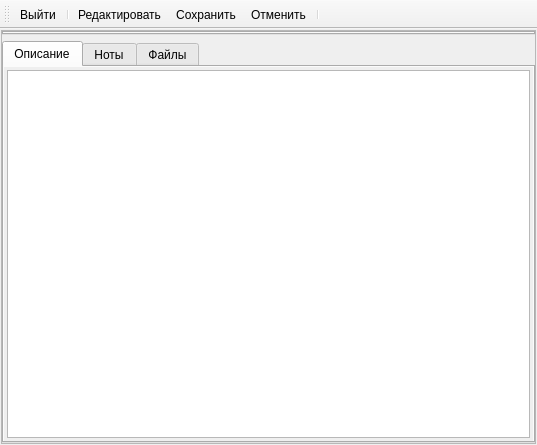
<?xml version="1.0" encoding="UTF-8"?>
<ui version="4.0">
 <class>ScrWidgForm</class>
 <widget class="QMainWindow" name="ScrWidgForm">
  <property name="geometry">
   <rect>
    <x>0</x>
    <y>0</y>
    <width>537</width>
    <height>445</height>
   </rect>
  </property>
  <property name="windowTitle">
   <string>Record</string>
  </property>
  <widget class="QWidget" name="centralwidget">
   <property name="windowTitle">
    <string>Form</string>
   </property>
   <layout class="QHBoxLayout" name="horizontalLayout_3">
    <property name="margin">
     <number>1</number>
    </property>
    <item>
     <widget class="QFrame" name="frame">
      <property name="frameShape">
       <enum>QFrame::StyledPanel</enum>
      </property>
      <property name="frameShadow">
       <enum>QFrame::Raised</enum>
      </property>
      <layout class="QVBoxLayout" name="verticalLayout_3">
       <property name="spacing">
        <number>6</number>
       </property>
       <property name="margin">
        <number>0</number>
       </property>
       <item>
        <widget class="QTabWidget" name="fieldTabs"/>
       </item>
       <item>
        <widget class="QSplitter" name="splitter">
         <property name="frameShape">
          <enum>QFrame::NoFrame</enum>
         </property>
         <property name="orientation">
          <enum>Qt::Vertical</enum>
         </property>
         <widget class="QTabWidget" name="tabPanels">
          <property name="sizePolicy">
           <sizepolicy hsizetype="Expanding" vsizetype="Maximum">
            <horstretch>0</horstretch>
            <verstretch>0</verstretch>
           </sizepolicy>
          </property>
          <property name="sizeIncrement">
           <size>
            <width>0</width>
            <height>0</height>
           </size>
          </property>
          <property name="baseSize">
           <size>
            <width>0</width>
            <height>500</height>
           </size>
          </property>
          <property name="currentIndex">
           <number>0</number>
          </property>
          <property name="elideMode">
           <enum>Qt::ElideNone</enum>
          </property>
          <widget class="QWidget" name="tab_2">
           <property name="autoFillBackground">
            <bool>true</bool>
           </property>
           <attribute name="title">
            <string>Описание</string>
           </attribute>
           <layout class="QHBoxLayout" name="horizontalLayout_2">
            <property name="margin">
             <number>3</number>
            </property>
            <item>
             <widget class="QPlainTextEdit" name="descEdit"/>
            </item>
           </layout>
          </widget>
          <widget class="QWidget" name="notesTab">
           <property name="autoFillBackground">
            <bool>true</bool>
           </property>
           <attribute name="title">
            <string>Ноты</string>
           </attribute>
           <layout class="QVBoxLayout" name="verticalLayout">
            <property name="spacing">
             <number>3</number>
            </property>
            <property name="margin">
             <number>3</number>
            </property>
            <item>
             <widget class="QSplitter" name="splitter_2">
              <property name="frameShadow">
               <enum>QFrame::Plain</enum>
              </property>
              <property name="orientation">
               <enum>Qt::Vertical</enum>
              </property>
              <property name="childrenCollapsible">
               <bool>false</bool>
              </property>
              <widget class="QWidget" name="gridLayoutWidget_2">
               <layout class="QGridLayout" name="gridLayout_2">
                <item row="0" column="1">
                 <widget class="QToolButton" name="btnAddNote">
                  <property name="text">
                   <string>...</string>
                  </property>
                  <property name="icon">
                   <iconset resource="tracks.qrc">
                    <normaloff>:/images/add.png</normaloff>:/images/add.png</iconset>
                  </property>
                 </widget>
                </item>
                <item row="1" column="1">
                 <widget class="QToolButton" name="btnDeleteNote">
                  <property name="text">
                   <string>...</string>
                  </property>
                  <property name="icon">
                   <iconset resource="tracks.qrc">
                    <normaloff>:/images/edit-delete.png</normaloff>:/images/edit-delete.png</iconset>
                  </property>
                 </widget>
                </item>
                <item row="2" column="1">
                 <spacer name="verticalSpacer_2">
                  <property name="orientation">
                   <enum>Qt::Vertical</enum>
                  </property>
                  <property name="sizeHint" stdset="0">
                   <size>
                    <width>20</width>
                    <height>40</height>
                   </size>
                  </property>
                 </spacer>
                </item>
                <item row="0" column="0" rowspan="3">
                 <widget class="QTableWidget" name="notesTable">
                  <property name="selectionBehavior">
                   <enum>QAbstractItemView::SelectRows</enum>
                  </property>
                  <attribute name="horizontalHeaderStretchLastSection">
                   <bool>true</bool>
                  </attribute>
                  <attribute name="verticalHeaderVisible">
                   <bool>false</bool>
                  </attribute>
                  <attribute name="verticalHeaderDefaultSectionSize">
                   <number>19</number>
                  </attribute>
                  <column>
                   <property name="text">
                    <string>Дата</string>
                   </property>
                  </column>
                  <column>
                   <property name="text">
                    <string>Автор</string>
                   </property>
                  </column>
                  <column>
                   <property name="text">
                    <string>Заголовок</string>
                   </property>
                  </column>
                 </widget>
                </item>
               </layout>
              </widget>
              <widget class="QWidget" name="gridLayoutWidget_3">
               <layout class="QGridLayout" name="gridLayout_3">
                <item row="0" column="1">
                 <widget class="QToolButton" name="btnCommitNote">
                  <property name="text">
                   <string>Ok</string>
                  </property>
                  <property name="icon">
                   <iconset resource="tracks.qrc">
                    <normaloff>:/images/ok_1.png</normaloff>:/images/ok_1.png</iconset>
                  </property>
                 </widget>
                </item>
                <item row="1" column="1">
                 <widget class="QToolButton" name="btnRevertNote">
                  <property name="text">
                   <string>Revert</string>
                  </property>
                  <property name="icon">
                   <iconset resource="tracks.qrc">
                    <normaloff>:/images/cancel.png</normaloff>:/images/cancel.png</iconset>
                  </property>
                 </widget>
                </item>
                <item row="2" column="1">
                 <spacer name="verticalSpacer">
                  <property name="orientation">
                   <enum>Qt::Vertical</enum>
                  </property>
                  <property name="sizeHint" stdset="0">
                   <size>
                    <width>20</width>
                    <height>40</height>
                   </size>
                  </property>
                 </spacer>
                </item>
                <item row="0" column="0" rowspan="3">
                 <widget class="QPlainTextEdit" name="noteEdit">
                  <property name="tabChangesFocus">
                   <bool>true</bool>
                  </property>
                  <property name="plainText">
                   <string notr="true"/>
                  </property>
                 </widget>
                </item>
               </layout>
              </widget>
             </widget>
            </item>
           </layout>
          </widget>
          <widget class="QWidget" name="filesTab">
           <property name="autoFillBackground">
            <bool>true</bool>
           </property>
           <attribute name="title">
            <string>Файлы</string>
           </attribute>
           <layout class="QGridLayout" name="gridLayout">
            <property name="margin">
             <number>3</number>
            </property>
            <property name="spacing">
             <number>3</number>
            </property>
            <item row="0" column="0" rowspan="5">
             <widget class="QTableWidget" name="filesTable">
              <attribute name="horizontalHeaderStretchLastSection">
               <bool>true</bool>
              </attribute>
              <column>
               <property name="text">
                <string>Дата</string>
               </property>
              </column>
              <column>
               <property name="text">
                <string>Автор</string>
               </property>
              </column>
              <column>
               <property name="text">
                <string>Файл</string>
               </property>
              </column>
             </widget>
            </item>
            <item row="0" column="1">
             <widget class="QToolButton" name="btnAddFile">
              <property name="text">
               <string>...</string>
              </property>
              <property name="icon">
               <iconset resource="tracks.qrc">
                <normaloff>:/images/edit_add.png</normaloff>:/images/edit_add.png</iconset>
              </property>
             </widget>
            </item>
            <item row="1" column="1">
             <widget class="QToolButton" name="btnDeleteFile">
              <property name="text">
               <string>...</string>
              </property>
              <property name="icon">
               <iconset resource="tracks.qrc">
                <normaloff>:/images/edit-delete.png</normaloff>:/images/edit-delete.png</iconset>
              </property>
             </widget>
            </item>
            <item row="2" column="1">
             <widget class="QToolButton" name="btnOpenFile">
              <property name="text">
               <string>...</string>
              </property>
             </widget>
            </item>
            <item row="4" column="1">
             <spacer name="verticalSpacer_3">
              <property name="orientation">
               <enum>Qt::Vertical</enum>
              </property>
              <property name="sizeHint" stdset="0">
               <size>
                <width>20</width>
                <height>301</height>
               </size>
              </property>
             </spacer>
            </item>
            <item row="3" column="1">
             <widget class="QToolButton" name="btnSaveFile">
              <property name="text">
               <string>...</string>
              </property>
             </widget>
            </item>
           </layout>
          </widget>
         </widget>
        </widget>
       </item>
      </layout>
     </widget>
    </item>
   </layout>
  </widget>
  <widget class="QToolBar" name="toolBar">
   <property name="windowTitle">
    <string>toolBar</string>
   </property>
   <attribute name="toolBarArea">
    <enum>TopToolBarArea</enum>
   </attribute>
   <attribute name="toolBarBreak">
    <bool>false</bool>
   </attribute>
   <addaction name="actionExit"/>
   <addaction name="separator"/>
   <addaction name="actionEdit_Record"/>
   <addaction name="actionSave_Record"/>
   <addaction name="actionCancel_Changes"/>
   <addaction name="separator"/>
  </widget>
  <action name="actionEdit_Record">
   <property name="icon">
    <iconset resource="tracks.qrc">
     <normaloff>:/images/edit.png</normaloff>:/images/edit.png</iconset>
   </property>
   <property name="text">
    <string>Редактировать</string>
   </property>
   <property name="shortcut">
    <string>F4</string>
   </property>
  </action>
  <action name="actionSave_Record">
   <property name="icon">
    <iconset resource="tracks.qrc">
     <normaloff>:/images/ok.png</normaloff>:/images/ok.png</iconset>
   </property>
   <property name="text">
    <string>Сохранить</string>
   </property>
   <property name="shortcut">
    <string>Ctrl+Return</string>
   </property>
  </action>
  <action name="actionCancel_Changes">
   <property name="icon">
    <iconset resource="tracks.qrc">
     <normaloff>:/images/cancel.png</normaloff>:/images/cancel.png</iconset>
   </property>
   <property name="text">
    <string>Отменить</string>
   </property>
  </action>
  <action name="actionAdd_Note">
   <property name="icon">
    <iconset resource="tracks.qrc">
     <normaloff>:/images/edit_add.png</normaloff>:/images/edit_add.png</iconset>
   </property>
   <property name="text">
    <string>Добавить ноту</string>
   </property>
  </action>
  <action name="actionDelete_Note">
   <property name="icon">
    <iconset resource="tracks.qrc">
     <normaloff>:/images/edit-delete.png</normaloff>:/images/edit-delete.png</iconset>
   </property>
   <property name="text">
    <string>Удалить ноту</string>
   </property>
   <property name="toolTip">
    <string>Delete Note</string>
   </property>
  </action>
  <action name="actionCommit_Note_Changes">
   <property name="icon">
    <iconset resource="tracks.qrc">
     <normaloff>:/images/ok_1.png</normaloff>:/images/ok_1.png</iconset>
   </property>
   <property name="text">
    <string>Сохранить изменения в ноте</string>
   </property>
  </action>
  <action name="actionRevert_Note_Changes">
   <property name="icon">
    <iconset resource="tracks.qrc">
     <normaloff>:/images/cancel.png</normaloff>:/images/cancel.png</iconset>
   </property>
   <property name="text">
    <string>Отменить изменения в ноте</string>
   </property>
  </action>
  <action name="actionExit">
   <property name="icon">
    <iconset resource="tracks.qrc">
     <normaloff>:/images/exit.png</normaloff>:/images/exit.png</iconset>
   </property>
   <property name="text">
    <string>Выйти</string>
   </property>
   <property name="shortcut">
    <string>Esc</string>
   </property>
  </action>
 </widget>
 <resources>
  <include location="tracks.qrc"/>
 </resources>
 <connections/>
</ui>
